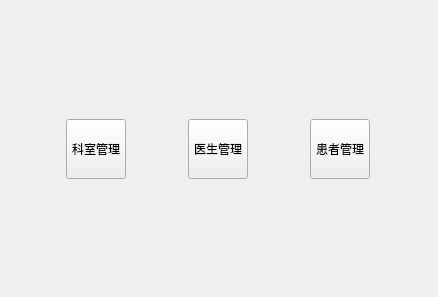
<?xml version="1.0" encoding="UTF-8"?>
<ui version="4.0">
 <class>WelcomeView</class>
 <widget class="QWidget" name="WelcomeView">
  <property name="geometry">
   <rect>
    <x>0</x>
    <y>0</y>
    <width>438</width>
    <height>297</height>
   </rect>
  </property>
  <property name="windowTitle">
   <string>欢迎</string>
  </property>
  <layout class="QVBoxLayout" name="verticalLayout">
   <item>
    <spacer name="verticalSpacer_2">
     <property name="orientation">
      <enum>Qt::Vertical</enum>
     </property>
     <property name="sizeHint" stdset="0">
      <size>
       <width>20</width>
       <height>105</height>
      </size>
     </property>
    </spacer>
   </item>
   <item>
    <layout class="QHBoxLayout" name="horizontalLayout">
     <property name="spacing">
      <number>7</number>
     </property>
     <item>
      <widget class="QPushButton" name="btDepartment">
       <property name="minimumSize">
        <size>
         <width>60</width>
         <height>60</height>
        </size>
       </property>
       <property name="maximumSize">
        <size>
         <width>60</width>
         <height>60</height>
        </size>
       </property>
       <property name="text">
        <string>科室管理</string>
       </property>
      </widget>
     </item>
     <item>
      <widget class="QPushButton" name="btDoctor">
       <property name="minimumSize">
        <size>
         <width>60</width>
         <height>60</height>
        </size>
       </property>
       <property name="maximumSize">
        <size>
         <width>60</width>
         <height>60</height>
        </size>
       </property>
       <property name="text">
        <string>医生管理</string>
       </property>
      </widget>
     </item>
     <item>
      <widget class="QPushButton" name="btPatient">
       <property name="minimumSize">
        <size>
         <width>60</width>
         <height>60</height>
        </size>
       </property>
       <property name="maximumSize">
        <size>
         <width>60</width>
         <height>60</height>
        </size>
       </property>
       <property name="text">
        <string>患者管理</string>
       </property>
      </widget>
     </item>
    </layout>
   </item>
   <item>
    <spacer name="verticalSpacer">
     <property name="orientation">
      <enum>Qt::Vertical</enum>
     </property>
     <property name="sizeHint" stdset="0">
      <size>
       <width>20</width>
       <height>104</height>
      </size>
     </property>
    </spacer>
   </item>
  </layout>
 </widget>
 <resources/>
 <connections/>
</ui>
